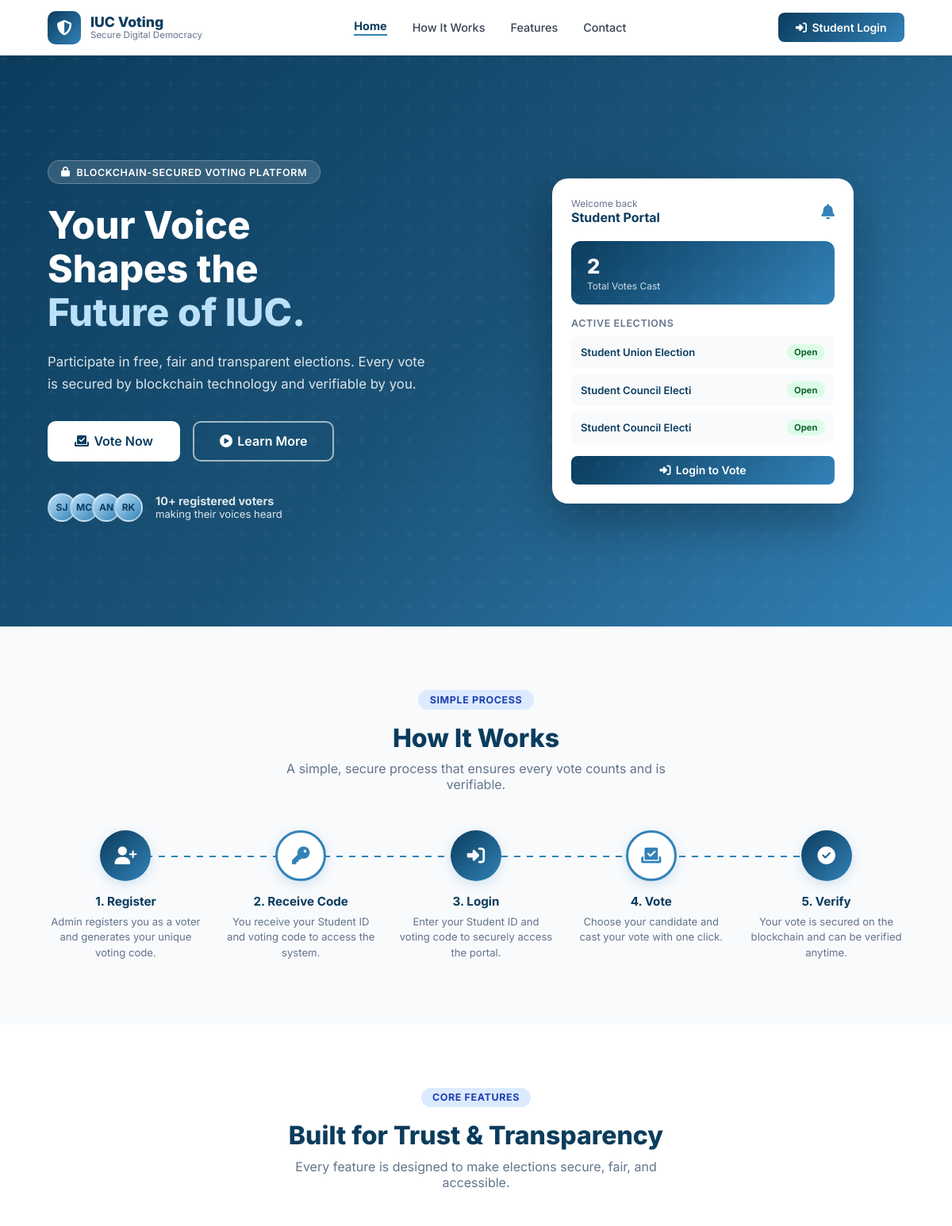
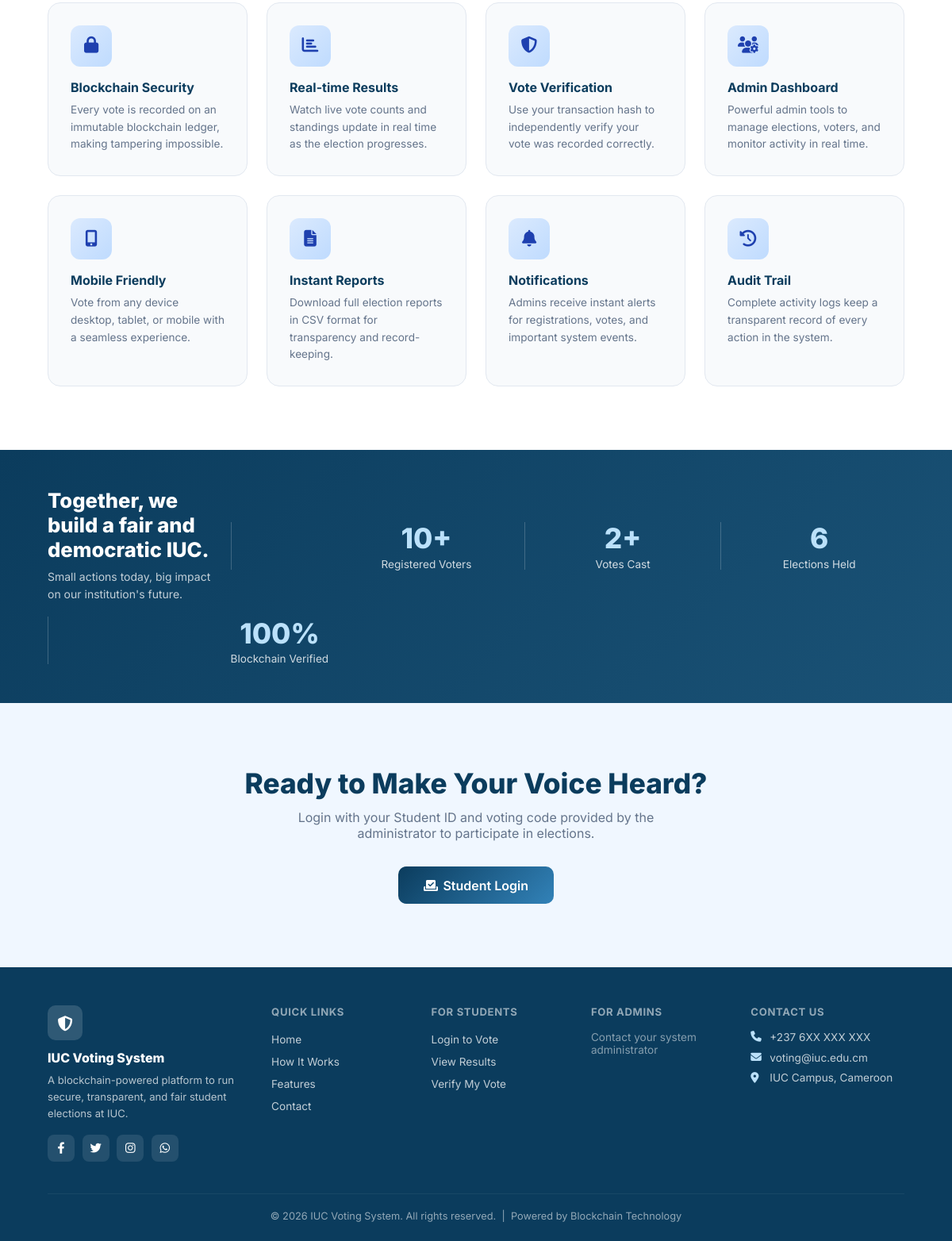
The page / on the database its author committed (2 pictures, top to bottom).
### tables this page shows
CREATE TABLE IF NOT EXISTS `elections` (
  `id` int NOT NULL AUTO_INCREMENT,
  `title` varchar(191) NOT NULL,
  `description` text,
  `start_date` date NOT NULL,
  `end_date` date NOT NULL,
  `status` enum('draft','active','completed','cancelled') DEFAULT 'draft',
  `created_by` int NOT NULL,
  `created_at` timestamp NULL DEFAULT CURRENT_TIMESTAMP,
  `updated_at` timestamp NULL DEFAULT CURRENT_TIMESTAMP ON UPDATE CURRENT_TIMESTAMP,
  PRIMARY KEY (`id`),
  KEY `created_by` (`created_by`),
  KEY `idx_status` (`status`),
  KEY `idx_dates` (`start_date`,`end_date`),
  KEY `idx_elections_dates_status` (`start_date`,`end_date`,`status`)
);

### pages/home.php (the view, shortened to what this page needs)
<?php
require_once 'config/config.php';
$totalStudents  = (int)$pdo->query("SELECT COUNT(*) FROM users WHERE type='student' AND status='approved'")->fetchColumn();
$totalVotes     = (int)$pdo->query("SELECT COUNT(*) FROM votes")->fetchColumn();
$totalElections = (int)$pdo->query("SELECT COUNT(*) FROM elections")->fetchColumn();
?>
<!DOCTYPE html>
<html lang="en">
<head>
<link href="https://cdnjs.cloudflare.com/ajax/libs/font-awesome/6.4.0/css/all.min.css" rel="stylesheet">
</head>
<body>
<nav class="navbar">
    <a class="nav-brand" href="index.php">
        <div class="logo"><i class="fas fa-shield-alt"></i></div>
        <div><h1>IUC Voting</h1><p>Secure Digital Democracy</p></div>
    </a>
    <div class="nav-links">
        <a href="#" class="active">Home</a>
        <a href="#how-it-works">How It Works</a>
        <a href="#features">Features</a>
        <a href="index.php?page=contact">Contact</a>
    </div>
    <div class="nav-actions">
        <a href="index.php?page=student_login" class="btn btn-primary"><i class="fas fa-sign-in-alt"></i> Student Login</a>
    </div>
</nav>
<section class="hero">
    <div class="hero-inner">
        <div class="hero-content">
            <div class="hero-badge"><i class="fas fa-lock"></i> Blockchain-Secured Voting Platform</div>
            <h1>Your Voice<br>Shapes the<br><span>Future of IUC.</span></h1>
            <p>Participate in free, fair and transparent elections. Every vote is secured by blockchain technology and verifiable by you.</p>
            <div class="hero-actions">
                <a href="index.php?page=student_login" class="btn btn-white btn-lg">
                    <i class="fas fa-vote-yea"></i> Vote Now
                </a>
                <a href="#how-it-works" class="btn btn-outline-white btn-lg">
                    <i class="fas fa-play-circle"></i> Learn More
                </a>
            </div>
            <div class="hero-social-proof">
                <div class="avatars">
                    <div>SJ</div><div>MC</div><div>AN</div><div>RK</div>
                </div>
                <div class="social-text">
                    <strong><?= $totalStudents > 0 ? number_format($totalStudents) . '+ registered voters' : 'Join your fellow students' ?></strong>
                    making their voices heard
                </div>
            </div>
        </div>
        <div class="hero-mockup">
            <div class="mockup-card">
                <div class="mockup-header">
                    <div>
                        <div style="font-size:.75rem;color:#64748b;">Welcome back </div>
                        <h3>Student Portal</h3>
                    </div>
                    <i class="fas fa-bell" style="color:#3282B8;font-size:1.2rem;"></i>
                </div>
                <div class="mockup-stat">
                    <div>
                        <div class="num"><?= number_format($totalVotes) ?></div>
                        <div class="lbl">Total Votes Cast</div>
                    </div>
                </div>
                <div class="mockup-elections">
                    <h4>Active Elections</h4>
                    <?php
                    $activeElecs = $pdo->query("SELECT title, status FROM elections WHERE status='active' LIMIT 3")->fetchAll(PDO::FETCH_ASSOC);
                    if (empty($activeElecs)):
                    ?>
                    <div class="mockup-election-item">
                        <span>No active elections</span>
                        <span class="pill-soon">Pending</span>
                    </div>
                    <?php else: foreach($activeElecs as $e): ?>
                    <div class="mockup-election-item">
                        <span style="font-weight:600;color:#0B3C5D;"><?= htmlspecialchars(substr($e['title'],0,22)) ?><?= strlen($e['title'])>22?'':'' ?></span>
                        <span class="pill-active">Open</span>
                    </div>
                    <?php endforeach; endif; ?>
                </div>
                <a href="index.php?page=student_login" class="btn btn-primary" style="width:100%;justify-content:center;margin-top:1rem;">
                    <i class="fas fa-sign-in-alt"></i> Login to Vote
                </a>
            </div>
        </div>
    </div>
</section>
<section class="hiw" id="how-it-works">
    <div style="max-width:1100px;margin:0 auto;">
        <div class="text-center">
            <div class="section-label">Simple Process</div>
            <h2 class="section-title">How It Works</h2>
            <p class="section-sub">A simple, secure process that ensures every vote counts and is verifiable.</p>
        </div>
        <div class="steps">
            <div class="step">
                <div class="step-num"><i class="fas fa-user-plus"></i></div>
                <h3>1. Register</h3>
                <p>Admin registers you as a voter and generates your unique voting code.</p>
            </div>
            <div class="step">
                <div class="step-num"><i class="fas fa-key"></i></div>
                <h3>2. Receive Code</h3>
                <p>You receive your Student ID and voting code to access the system.</p>
            </div>
            <div class="step">
                <div class="step-num"><i class="fas fa-sign-in-alt"></i></div>
                <h3>3. Login</h3>
                <p>Enter your Student ID and voting code to securely access the portal.</p>
            </div>
            <div class="step">
                <div class="step-num"><i class="fas fa-vote-yea"></i></div>
                <h3>4. Vote</h3>
                <p>Choose your candidate and cast your vote with one click.</p>
            </div>
            <div class="step">
                <div class="step-num"><i class="fas fa-check-circle"></i></div>
                <h3>5. Verify</h3>
                <p>Your vote is secured on the blockchain and can be verified anytime.</p>
            </div>
        </div>
    </div>
</section>
<section class="features" id="features">
    <div style="max-width:1100px;margin:0 auto;">
        <div class="text-center">
            <div class="section-label">Core Features</div>
            <h2 class="section-title">Built for Trust &amp; Transparency</h2>
            <p class="section-sub">Every feature is designed to make elections secure, fair, and accessible.</p>
        </div>
        <div class="features-grid">
            <div class="feature-card">
                <div class="feature-icon"><i class="fas fa-lock"></i></div>
                <h3>Blockchain Security</h3>
                <p>Every vote is recorded on an immutable blockchain ledger, making tampering impossible.</p>
            </div>
            <div class="feature-card">
                <div class="feature-icon"><i class="fas fa-chart-bar"></i></div>
                <h3>Real-time Results</h3>
                <p>Watch live vote counts and standings update in real time as the election progresses.</p>
            </div>
            <div class="feature-card">
                <div class="feature-icon"><i class="fas fa-shield-alt"></i></div>
                <h3>Vote Verification</h3>
                <p>Use your transaction hash to independently verify your vote was recorded correctly.</p>
            </div>
            <div class="feature-card">
                <div class="feature-icon"><i class="fas fa-users-cog"></i></div>
                <h3>Admin Dashboard</h3>
                <p>Powerful admin tools to manage elections, voters, and monitor activity in real time.</p>
            </div>
            <div class="feature-card">
                <div class="feature-icon"><i class="fas fa-mobile-alt"></i></div>
                <h3>Mobile Friendly</h3>
                <p>Vote from any device  desktop, tablet, or mobile  with a seamless experience.</p>
            </div>
            <div class="feature-card">
                <div class="feature-icon"><i class="fas fa-file-alt"></i></div>
                <h3>Instant Reports</h3>
                <p>Download full election reports in CSV format for transparency and record-keeping.</p>
            </div>
            <div class="feature-card">
                <div class="feature-icon"><i class="fas fa-bell"></i></div>
                <h3>Notifications</h3>
                <p>Admins receive instant alerts for registrations, votes, and important system events.</p>
            </div>
            <div class="feature-card">
                <div class="feature-icon"><i class="fas fa-history"></i></div>
                <h3>Audit Trail</h3>
                <p>Complete activity logs keep a transparent record of every action in the system.</p>
            </div>
        </div>
    </div>
</section>
<section class="stats-bar">
    <div class="stats-inner" style="max-width:1100px;margin:0 auto;">
        <div class="stats-left">
            <h2>Together, we build a fair and democratic IUC.</h2>
            <p>Small actions today, big impact on our institution's future.</p>
        </div>
        <div class="stat-item">
            <div class="num"><?= $totalStudents > 0 ? number_format($totalStudents).'+' : '' ?></div>
            <div class="lbl">Registered Voters</div>
        </div>
        <div class="stat-item">
            <div class="num"><?= $totalVotes > 0 ? number_format($totalVotes).'+' : '' ?></div>
            <div class="lbl">Votes Cast</div>
        </div>
        <div class="stat-item">
            <div class="num"><?= $totalElections > 0 ? number_format($totalElections) : '' ?></div>
            <div class="lbl">Elections Held</div>
        </div>
        <div class="stat-item">
            <div class="num">100%</div>
            <div class="lbl">Blockchain Verified</div>
        </div>
    </div>
</section>
<section class="cta">
    <div style="max-width:600px;margin:0 auto;">
        <h2>Ready to Make Your Voice Heard?</h2>
        <p>Login with your Student ID and voting code provided by the administrator to participate in elections.</p>
        <div class="cta-actions">
            <a href="index.php?page=student_login" class="btn btn-primary btn-lg">
                <i class="fas fa-vote-yea"></i> Student Login
            </a>
        </div>
    </div>
</section>
<footer>
    <div class="footer-top">
        <div class="footer-brand">
            <div class="logo"><i class="fas fa-shield-alt"></i></div>
            <h3>IUC Voting System</h3>
            <p>A blockchain-powered platform to run secure, transparent, and fair student elections at IUC.</p>
            <div class="social-links">
                <a href="#"><i class="fab fa-facebook-f"></i></a>
                <a href="#"><i class="fab fa-twitter"></i></a>
                <a href="#"><i class="fab fa-instagram"></i></a>
                <a href="#"><i class="fab fa-whatsapp"></i></a>
            </div>
        </div>
        <div class="footer-col">
            <h4>Quick Links</h4>
            <ul>
                <li><a href="index.php">Home</a></li>
                <li><a href="#how-it-works">How It Works</a></li>
                <li><a href="#features">Features</a></li>
                <li><a href="index.php?page=contact">Contact</a></li>
            </ul>
        </div>
        <div class="footer-col">
            <h4>For Students</h4>
            <ul>
                <li><a href="index.php?page=student_login">Login to Vote</a></li>
                <li><a href="index.php?page=results">View Results</a></li>
                <li><a href="index.php?page=verify">Verify My Vote</a></li>
            </ul>
        </div>
        <div class="footer-col">
            <h4>For Admins</h4>
            <ul>
                <li style="color:rgba(255,255,255,.5);font-size:.85rem;">Contact your system administrator</li>
            </ul>
        </div>
        <div class="footer-col">
            <h4>Contact Us</h4>
            <div class="contact-item"><i class="fas fa-phone"></i> +237 6XX XXX XXX</div>
            <div class="contact-item"><i class="fas fa-envelope"></i> voting@iuc.edu.cm</div>
            <div class="contact-item"><i class="fas fa-map-marker-alt"></i> IUC Campus, Cameroon</div>
        </div>
    </div>
    <div class="footer-bottom">
        <p>&copy; <?= date('Y') ?> IUC Voting System. All rights reserved. &nbsp;|&nbsp; Powered by Blockchain Technology</p>
    </div>
</footer>
</body>
</html>

### rows shown on the page
elections: title "Student Union Election"
elections: title "Student Council Electi"
elections: title "Student Council Electi"

### other values the page prints
$totalStudents "10"
$totalVotes "2"
$totalElections "6"
